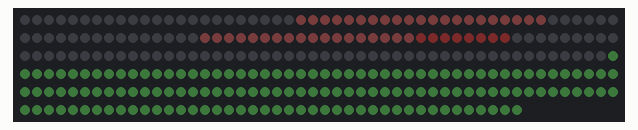
Bench run of a sketch on a simulated Arduino Uno, built with avr-gcc and run on an emulated ATmega328P. Shown: 292 RGB LEDs in strip order, left to right, continuing on the next row. Dim RGB values are drawn brighter than linear; random numbers use the default seed unless the sketch sets one.

Above: at 0.1 s.

The sketch:

main.ino
```cpp
/* LedStripRainbow: Example Arduino sketch that shows
 * how to make a moving rainbow pattern on an
 * Addressable RGB LED Strip from Pololu.
 *
 * To use this, you will need to plug an Addressable RGB LED
 * strip from Pololu into pin 12.  After uploading the sketch,
 * you should see a moving rainbow.
 */

#include <PololuLedStrip.h>

// Create an ledStrip object and specify the pin it will use.
PololuLedStrip<13> ledStrip;

// Create a buffer for holding the colors (3 bytes per color).
#define LED_COUNT 292

#define MAX_BRIGHT 80
#define MAX_ELEMENTS 10

#define EXP_FACTOR 5

#define DEBUG_VALUE(l, v) Serial.print(l); Serial.print(":"); Serial.println(v,DEC);

struct Element {
  float speed;
  float position;
  uint8_t ttl;
  uint16_t hue;
  uint8_t sat;
  uint8_t *pattern;
};

rgb_color colors[LED_COUNT];
const uint8_t snake[] = {10, 80, 72, 64, 56, 48, 40, 32, 24, 16, 8};
const uint8_t killer_snake[] = {10, 8, 16, 24, 32, 40, 48, 56, 64, 72, 80};
uint8_t led_exp[MAX_BRIGHT+1];
Element elements[MAX_ELEMENTS];
uint8_t nbr_elements;

// Makes for a nicer LED display with values that are more exponential.
float init_led_exp(){
  for (int bright = 0; bright <= MAX_BRIGHT; bright++){
    float bright_exp = exp(float(bright)/float(MAX_BRIGHT) * EXP_FACTOR);
    led_exp[bright] = (bright_exp - 1) * MAX_BRIGHT / exp(EXP_FACTOR);
  }
}

// Adds a new element to the list. If the list is full, simply returns.
void add_element(Element e){
  if (nbr_elements < MAX_ELEMENTS){
    elements[nbr_elements] = e;
    nbr_elements++;
  }
}

void setup(){
  Serial.begin(115200);
  init_led_exp();
}

// Converts a color from HSV to RGB.
// h is hue, as a number between 0 and 360.
// s is the saturation, as a number between 0 and 255.
// v is the value, as a number between 0 and 255.
rgb_color hsvToRgb(uint16_t h, uint8_t s, uint8_t v){
    uint8_t f = (h % 60) * 255 / 60;
    uint8_t p = (255 - s) * (uint16_t)v / 255;
    uint8_t q = (255 - f * (uint16_t)s / 255) * (uint16_t)v / 255;
    uint8_t t = (255 - (255 - f) * (uint16_t)s / 255) * (uint16_t)v / 255;
    uint8_t r = 0, g = 0, b = 0;
    switch((h / 60) % 6){
        case 0: r = v; g = t; b = p; break;
        case 1: r = q; g = v; b = p; break;
        case 2: r = p; g = v; b = t; break;
        case 3: r = p; g = q; b = v; break;
        case 4: r = t; g = p; b = v; break;
        case 5: r = v; g = p; b = q; break;
    }
    return rgb_color(r, g, b);
}

void add_color(int pos, rgb_color col){
  colors[pos].red = min(255, int(colors[pos].red + col.red));
  colors[pos].blue = min(255, int(colors[pos].blue + col.blue));
  colors[pos].green = min(255, int(colors[pos].green + col.green));
}

#define TTL_START 20

// Prints one pixel as a mixture of two elements from a pattern.
// Also takes into account an evenutal TTL > 0 field.
void print_diff(Element *e, int v1, int v2, int pos, float diff){
  uint16_t hue = e->hue;
  uint8_t sat = e->sat;
  uint8_t value1 = 0;
  if (v1 >= 0){
    value1 = e->pattern[v1];
  }
  uint8_t value2 = 0;
  if (v2 >= 0){
    value2 = e->pattern[v2];
  }
  if (pos < 0 || pos >= LED_COUNT){
    return;
  }
  int val = led_exp[int(value1 * (1-diff) + value2 * diff)];
  if (e->ttl > 0){
    val = val * e->ttl / TTL_START;
  }
  if (val > 0){
    add_color(pos, hsvToRgb(hue, sat, val));
  }
}

// Prints one element, taking into account the float position
// and drawing it accordingly.
void print_element(Element *e){
  int pos_int = e->position;
  float diff = e->position - pos_int;
  int pattern_len = e->pattern[0];
  uint8_t *pattern = &e->pattern[1];
  if (diff > 0){
    print_diff(e, -1, 0, pos_int, diff);
  }
  for (int j = 1; j < pattern_len-1; j++){
    print_diff(e, j-1, j, pos_int - j, diff);
  }
  print_diff(e, pattern_len-1, 0, pos_int - pattern_len + 1, diff);
}

// Deletes one element by overwriting it with the next element.
void delete_element(int i){
  for (int j = i; j < MAX_ELEMENTS - 1; j++){
    elements[j] = elements[j+1];
  }
  nbr_elements--;
}

// Acceleration regions on the LED strip.
struct G {
  uint16_t pos;
  float speed_dif;
  float speed_extreme;
};
#define ACCELERATIONS_LEN 7
const G accelerations[ACCELERATIONS_LEN] = {
  {23, +0.007, 0},
  {43, -0.007, 0.1},
  {65, +0.007, 0},
  {84, -0.007, 0.1},
  {91, -0.015, 0.1},
  {142, +0.007, 0},
  {180, -0.01, 0.2},
};

// Accelerate or Deccelerate all elements that go down.
void accelerate(Element *e){
  if (e->speed < 0){
    return;
  }
  for (int i = 0; i < ACCELERATIONS_LEN; i++){
    G acc = accelerations[i];
    if (e->position < acc.pos){
      if (abs(e->speed) > acc.speed_extreme){
        e->speed += acc.speed_dif;
        return;
      }
    }
  }
}

// Updates the position of the element. Returns true if the element is still
// to be printed, false if the element left the stripe.
// If the ttl field is > 0, decrement it, and return false if ttl goes to 0.
bool update_element(Element *e){
  accelerate(e);
  e->position += e->speed;
  if (e->speed > 0 && e->pattern == killer_snake){
    e->pattern = snake;
  }
  if (e->ttl > 0){
    e->ttl--;
    if (e->ttl == 0){
      return false;
    }
  }
  uint8_t pattern_len = e->pattern[0];
  return e->position < LED_COUNT + pattern_len &&
    e->position + pattern_len > 0;
}

// Updates all elements and deletes those that fell out of the strip.
void update_all_elements(){
  for (int i = 0; i < nbr_elements; i++){
    if (update_element(&elements[i])){
      print_element(&elements[i]);
    } else {
      delete_element(i);
      i--;
    }
  }
}

// Randomly spawn a snake - sometimes spawn a snake that goes fast the other way.
void random_spawn(){
  static int spawn;

  if (random(10000) + 30 < spawn &&
      nbr_elements < MAX_ELEMENTS){
    spawn = 0;
    float speed = 0.2 + random(10) / 20.;
    if (speed > 0.60){
      add_element(Element{-2, LED_COUNT, 0, 240, 128, killer_snake});
    } else {
      add_element(Element{speed, 0, 0, 0, 0, snake});
    }
  }
  spawn++;
}

void colors_delete(){
  for(uint16_t i = 0; i < LED_COUNT; i++)  {
    colors[i] = rgb_color(0, 0, 0);
  }
}

void colors_copy(){
  ledStrip.write(colors, LED_COUNT);
}

// Draw one flat part.
void draw_flat(int pos, int len, uint16_t hue, uint8_t sat, uint8_t val){
  for (int i = pos; i < pos + len; i++){
    colors[i] = hsvToRgb(hue, sat, val);
  }
}

// Draw the static flat parts of the strip.
void draw_flats(){
  draw_flat(23, 21, 0, 100, 2);
  draw_flat(65, 18, 0, 100, 2);
  draw_flat(83, 8, 0, 100, 3);
  draw_flat(149, 143, 120, 100, 2);
}

// Remove snakes when they are overrun by the
// blue killer_snake.
void kill_snakes(){
  int killer_pos = -1;
  for (int i = 0; i< nbr_elements; i++){
    if (elements[i].pattern == killer_snake){
      killer_pos = elements[i].position;
      break;
    }
  }
  if (killer_pos == -1){
    return;
  }
  for (int i = 0; i < nbr_elements; i++){
    Element *e = &elements[i];
    if (e->position > killer_pos && e->ttl == 0){
      e->ttl = TTL_START;
      e->hue = 0;
      e->sat = 220;
    }
  }
}

void loop(){
  random_spawn();
  colors_delete();
  draw_flats();
  update_all_elements();
  kill_snakes();
  colors_copy();

  // 60Hz refresh - well, the calculation is more than 0ms, so it's more like 30Hz refresh rate,
  // depending on the number of elements to print.
  delay(16);
}
```
